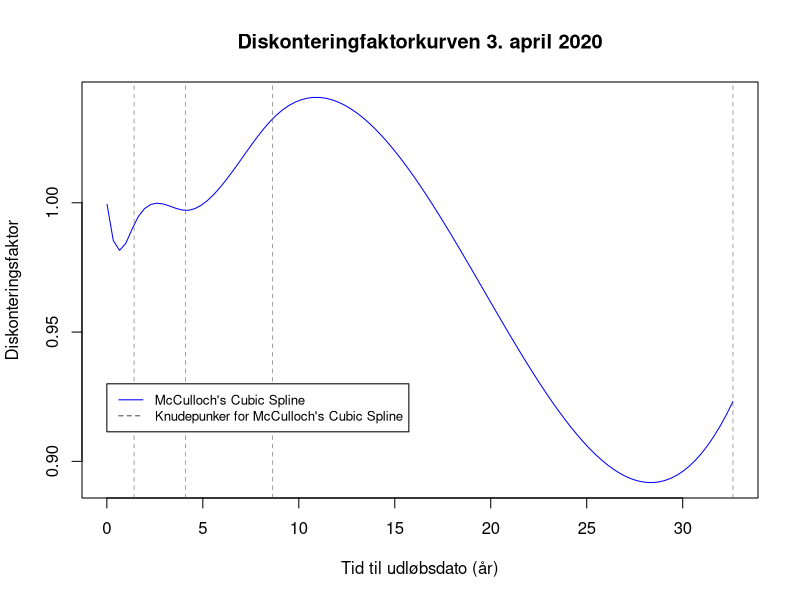
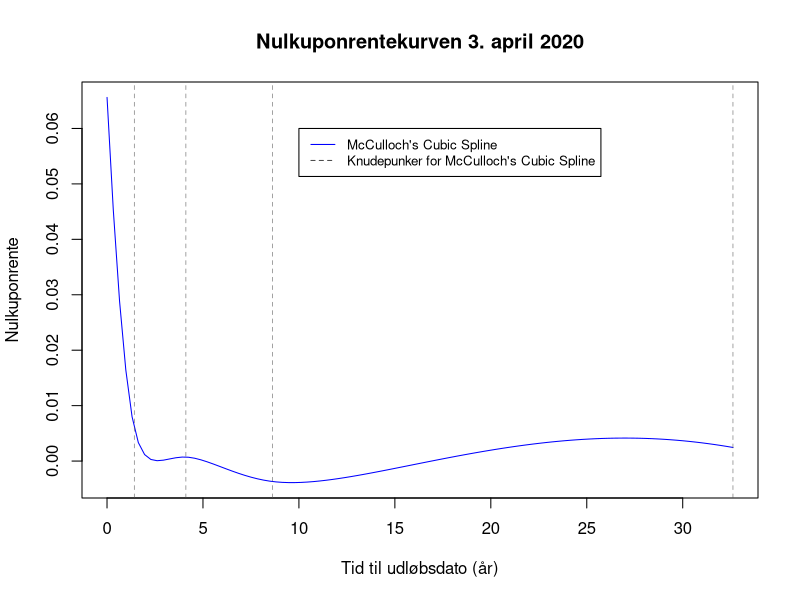
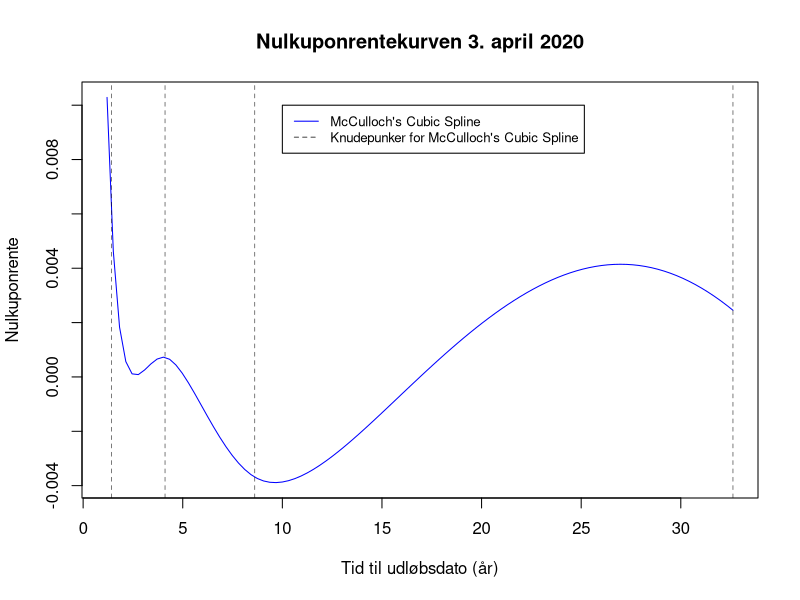
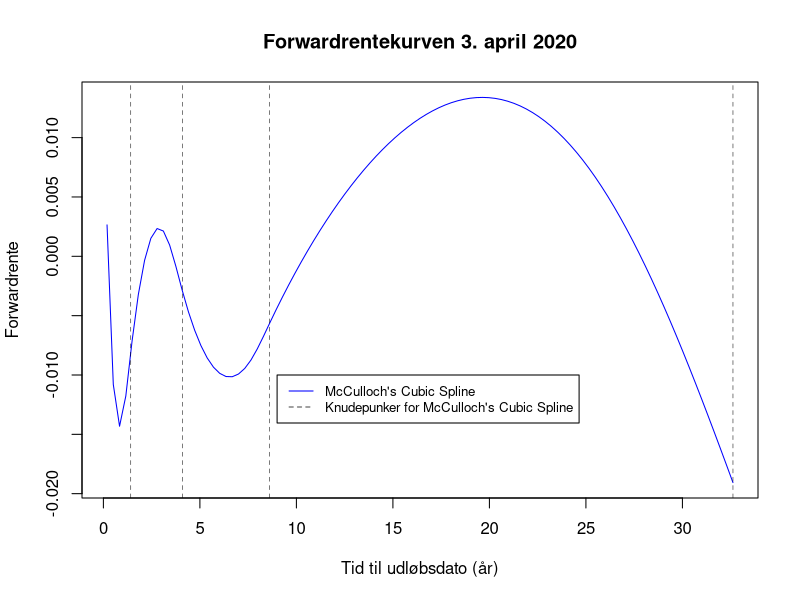

Write R code to recreate these figures, in order.
## ---- chunk 1
library(lubridate)
pris <- c(100.696, 100.426, 101.342, 105.485, 102.04, 102.45, 103.7, 134.55, 112.276, 106.150,
          106.811, 111.45, 187.4, 102.104)

kupon <- c(0.01, 0.0025, 0.005, 0.03, 0.0025, 0.0063, 0.001, 0.07, 0.0175, 0.005, 0.005,
           0.001, 0.045, 0.0025)

udløb <- c("2020-06-11", "2020-11-15", "2021-06-22", "2021-11-15", "2022-11-15", "2023-06-27", "2023-11-15", "2024-11-10", "2025-11-15", "2027-11-15", "2029-11-15",
           "2030-11-15", "2039-11-15", "2052-11-15")

obl <- data.frame(udløb, kupon, pris)

colnames(obl) <- c("Udløbsdato", "Kuponrente", "Pris")

rownames(obl) <- c("Foroya Lan JUN20", "Danske stat 2020", "Foroya Lan JUN21", "3St.l. 21 DG",
                   "Danske stat 2022", "Foroya Lan JUN23", "DGBI 2023 GB",
                   "7St.l. 24 GB", "Danske stat 2025", "Danske stat 2027", "Danske stat 2029",
                   "DGBi", "4.5St.l 39 GB", "Danske stat 2052")

obl
## ---- chunk 2
termin1 <- c("2020-06-11")
termin2 <- c("2020-11-15")
termin3 <- c("2020-06-22", "2021-06-22")
termin4 <- c("2020-11-15", "2021-11-15")

termin5 <- c("2020-11-15", "2021-11-15", "2022-11-15")

termin6 <- c("2020-06-27", "2021-06-27", "2022-06-27", "2023-06-27")

termin7 <- c("2020-11-15","2021-11-15", "2022-11-15", "2023-11-15")

termin8 <- c("2020-11-10", "2021-11-10", "2022-11-10", "2023-11-10", "2024-11-10")

termin9 <- c("2020-11-15", "2021-11-15", "2022-11-15", "2023-11-15",
             "2024-11-15","2025-11-15")

termin10 <- c("2020-11-15", "2021-11-15", "2022-11-15", "2023-11-15", "2024-11-15",
              "2025-11-15","2026-11-15", "2027-11-15")

termin11 <- c("2020-11-15", "2021-11-15", "2022-11-15", "2023-11-15", "2024-11-15",
              "2025-11-15","2026-11-15", "2027-11-15", "2028-11-15", "2029-11-15")

termin12 <- c("2020-11-15", "2021-11-15", "2022-11-15", "2023-11-15", "2024-11-15",
              "2025-11-15","2026-11-15", "2027-11-15", "2028-11-15", "2029-11-15",
              "2030-11-15")

termin13 <- c("2020-11-15", "2021-11-15", "2022-11-15", "2023-11-15", "2024-11-15",
              "2025-11-15","2026-11-15", "2027-11-15", "2028-11-15", "2029-11-15",
              "2030-11-15", "2031-11-15","2032-11-15", "2033-11-15", "2034-11-15",
              "2035-11-15", "2036-11-15", "2037-11-15","2038-11-15", "2039-11-15")

termin14 <- c("2020-11-15", "2021-11-15", "2022-11-15", "2023-11-15", "2024-11-15",
              "2025-11-15","2026-11-15", "2027-11-15", "2028-11-15", "2029-11-15",
              "2030-11-15", "2031-11-15","2032-11-15", "2033-11-15", "2034-11-15",
              "2035-11-15", "2036-11-15","2037-11-15","2038-11-15", "2039-11-15",
              "2040-11-15", "2041-11-15", "2042-11-15", "2043-11-15", "2044-11-15",
              "2045-11-15", "2046-11-15", "2047-11-15", "2048-11-15", "2049-11-15",
              "2050-11-15","2051-11-15", "2052-11-15")
## ---- chunk 3
idag <- c("2020-04-03")

tid1 <- c(1:length(termin1))
for(i in 1:length(termin1)){
  tid1[i] <- time_length(difftime(as.Date(termin1[i]),as.Date(idag)), "years")
}


tid2 <- c(1:length(termin2))
for(i in 1:length(termin2)){
  tid2[i] <- time_length(difftime(as.Date(termin2[i]),as.Date(idag)), "years")
}

tid3 <- c(1:length(termin3))
for(i in 1:length(termin3)){
  tid3[i] <- time_length(difftime(as.Date(termin3[i]),as.Date(idag)), "years")
}


tid4 <- c(1:length(termin4))
for(i in 1:length(termin4)){
  tid4[i] <- time_length(difftime(as.Date(termin4[i]),as.Date(idag)), "years")
}

tid5 <- c(1:length(termin5))
for(i in 1:length(termin5)){
  tid5[i] <- time_length(difftime(as.Date(termin5[i]),as.Date(idag)), "years")
}

tid6 <- c(1:length(termin6))
for(i in 1:length(termin6)){
  tid6[i] <- time_length(difftime(as.Date(termin6[i]),as.Date(idag)), "years")
}

tid7 <- c(1:length(termin7))
for(i in 1:length(termin7)){
  tid7[i] <- time_length(difftime(as.Date(termin7[i]),as.Date(idag)), "years")
}

tid8 <- c(1:length(termin8))
for(i in 1:length(termin8)){
  tid8[i] <- time_length(difftime(as.Date(termin8[i]),as.Date(idag)), "years")
}

tid9 <- c(1:length(termin9))
for(i in 1:length(termin9)){
  tid9[i] <- time_length(difftime(as.Date(termin9[i]),as.Date(idag)), "years")
}

tid10 <- c(1:length(termin10))
for(i in 1:length(termin10)){
  tid10[i] <- time_length(difftime(as.Date(termin10[i]),as.Date(idag)), "years")
}

tid11 <- c(1:length(termin11))
for(i in 1:length(termin11)){
  tid11[i] <- time_length(difftime(as.Date(termin11[i]),as.Date(idag)), "years")
}

tid12 <- c(1:length(termin12))
for(i in 1:length(termin12)){
  tid12[i] <- time_length(difftime(as.Date(termin12[i]),as.Date(idag)), "years")
}

tid13 <- c(1:length(termin13))
for(i in 1:length(termin13)){
  tid13[i] <- time_length(difftime(as.Date(termin13[i]),as.Date(idag)), "years")
}

tid14 <- c(1:length(termin14))
for(i in 1:length(termin14)){
  tid14[i] <- time_length(difftime(as.Date(termin14[i]),as.Date(idag)), "years")
}
## ---- chunk 4
ydelse1 <- c(1:length(tid1))
for(i in 1:(length(ydelse1)-1)){
  ydelse1[i] <- 100*obl[1,2]
  ydelse1[length(ydelse1)] <- 100*(1+obl[1,2])
}


ydelse2 <- c(1:length(tid2))
for(i in 1:(length(ydelse2)-1)){
  ydelse2[i] <- 100*obl[2,2]
  ydelse2[length(ydelse2)] <- 100*(1+obl[2,2])
}


ydelse3 <- c(1:length(tid3))
for(i in 1:(length(ydelse3)-1)){
  ydelse3[i] <- 100*obl[3,2]
  ydelse3[length(ydelse3)] <- 100*(1+obl[3,2])
}


ydelse4 <- c(1:length(tid4))
for(i in 1:(length(ydelse4)-1)){
  ydelse4[i] <- 100*obl[4,2]
  ydelse4[length(ydelse4)] <- 100*(1+obl[4,2])
}


ydelse5 <- c(1:length(tid5))
for(i in 1:(length(ydelse5)-1)){
  ydelse5[i] <- 100*obl[5,2]
  ydelse5[length(ydelse5)] <- 100*(1+obl[5,2])
}


ydelse6 <- c(1:length(tid6))
for(i in 1:(length(ydelse6)-1)){
  ydelse6[i] <- 100*obl[6,2]
  ydelse6[length(ydelse6)] <- 100*(1+obl[6,2])
}


ydelse7 <- c(1:length(tid7))
for(i in 1:(length(ydelse7)-1)){
  ydelse7[i] <- 100*obl[7,2]
  ydelse7[length(ydelse7)] <- 100*(1+obl[7,2])
}


ydelse8 <- c(1:length(tid8))
for(i in 1:(length(ydelse8)-1)){
  ydelse8[i] <- 100*obl[8,2]
  ydelse8[length(ydelse8)] <- 100*(1+obl[8,2])
} 

ydelse9 <- c(1:length(tid9))
for(i in 1:(length(ydelse9)-1)){
  ydelse9[i] <- 100*obl[9,2]
  ydelse9[length(ydelse9)] <- 100*(1+obl[9,2])
}


ydelse10 <- c(1:length(tid10))
for(i in 1:(length(ydelse10)-1)){
  ydelse10[i] <- 100*obl[10,2]
  ydelse10[length(ydelse10)] <- 100*(1+obl[10,2])
}


ydelse11 <- c(1:length(tid11))
for(i in 1:(length(ydelse11)-1)){
  ydelse11[i] <- 100*obl[11,2]
  ydelse11[length(ydelse11)] <- 100*(1+obl[11,2])
}


ydelse12 <- c(1:length(tid12))
for(i in 1:(length(ydelse12)-1)){
  ydelse12[i] <- 100*obl[12,2]
  ydelse12[length(ydelse12)] <- 100*(1+obl[12,2])
}


ydelse13 <- c(1:length(tid13))
for(i in 1:(length(ydelse13)-1)){
  ydelse13[i] <- 100*obl[13,2]
  ydelse13[length(ydelse13)] <- 100*(1+obl[13,2])
}


ydelse14 <- c(1:length(tid14))
for(i in 1:(length(ydelse14)-1)){
  ydelse14[i] <- 100*obl[14,2]
  ydelse14[length(ydelse14)] <- 100*(1+obl[14,2])
}

## ---- chunk 5
z <- c(1:length(obl[,1]))
z[1] <- obl[1,3] - crossprod(ydelse1, matrix(c(1:1), ncol=1, nrow = length(ydelse1)))
z[2] <- obl[2,3] - crossprod(ydelse2, matrix(c(1:1), ncol=1, nrow = length(ydelse2)))
z[3] <- obl[3,3] - crossprod(ydelse3, matrix(c(1:1), ncol=1, nrow = length(ydelse3)))
z[4] <- obl[4,3] - crossprod(ydelse4, matrix(c(1:1), ncol=1, nrow = length(ydelse4)))
z[5] <- obl[5,3] - crossprod(ydelse5, matrix(c(1:1), ncol=1, nrow = length(ydelse5)))
z[6] <- obl[6,3] - crossprod(ydelse6, matrix(c(1:1), ncol=1, nrow = length(ydelse6)))
z[7] <- obl[7,3] - crossprod(ydelse7, matrix(c(1:1), ncol=1, nrow = length(ydelse7)))
z[8] <- obl[8,3] - crossprod(ydelse8, matrix(c(1:1), ncol=1, nrow = length(ydelse8)))
z[9] <- obl[9,3] - crossprod(ydelse9, matrix(c(1:1), ncol=1, nrow = length(ydelse9)))
z[10] <- obl[10,3] - crossprod(ydelse10, matrix(c(1:1), ncol=1, nrow = length(ydelse10)))
z[11] <- obl[11,3] - crossprod(ydelse11, matrix(c(1:1), ncol=1, nrow = length(ydelse11)))
z[12] <- obl[12,3] - crossprod(ydelse12, matrix(c(1:1), ncol=1, nrow = length(ydelse12)))
z[13] <- obl[13,3] - crossprod(ydelse13, matrix(c(1:1), ncol=1, nrow = length(ydelse13)))
z[14] <- obl[14,3] - crossprod(ydelse14, matrix(c(1:1), ncol=1, nrow = length(ydelse14)))
z
## ---- chunk 6
ved.rente <- c(1:length(obl[,1]))

ved.rente[1] <- 100*obl[1,2]*(1-tid1[1])
ved.rente[2] <- 100*obl[2,2]*(1-tid2[1])
ved.rente[3] <- 100*obl[3,2]*(1-tid3[1])
ved.rente[4] <- 100*obl[4,2]*(1-tid4[1])
ved.rente[5] <- 100*obl[5,2]*(1-tid5[1])
ved.rente[6] <- 100*obl[6,2]*(1-tid6[1])
ved.rente[7] <- 100*obl[7,2]*(1-tid7[1])
ved.rente[8] <- 100*obl[8,2]*(1-tid8[1])
ved.rente[9] <- 100*obl[9,2]*(1-tid9[1])
ved.rente[10] <- 100*obl[10,2]*(1-tid10[1])
ved.rente[11] <- 100*obl[11,2]*(1-tid11[1])
ved.rente[12] <- 100*obl[12,2]*(1-tid12[1])
ved.rente[13] <- 100*obl[13,2]*(1-tid13[1])
ved.rente[14] <- 100*obl[14,2]*(1-tid14[1])


z_ny <- z+ved.rente
## ---- chunk 7
sqrt(length(obl[,1]))
## ---- chunk 8
beta0 <- c(1:length(obl[,1]))
beta0[1] <- crossprod(ydelse1, tid1)
beta0[2] <- crossprod(ydelse2, tid2)
beta0[3] <- crossprod(ydelse3, tid3)
beta0[4] <- crossprod(ydelse4, tid4)
beta0[5] <- crossprod(ydelse5, tid5)
beta0[6] <- crossprod(ydelse6, tid6)
beta0[7] <- crossprod(ydelse7, tid7)
beta0[8] <- crossprod(ydelse8, tid8)
beta0[9] <- crossprod(ydelse9, tid9)
beta0[10] <- crossprod(ydelse10, tid10)
beta0[11] <- crossprod(ydelse11, tid11)
beta0[12] <- crossprod(ydelse12, tid12)
beta0[13] <- crossprod(ydelse13, tid13)
beta0[14] <- crossprod(ydelse14, tid14)

gamma0 <- c(1:length(obl[,1]))
gamma0[1] <- crossprod(ydelse1, tid1^2)
gamma0[2] <- crossprod(ydelse2, tid2^2)
gamma0[3] <- crossprod(ydelse3, tid3^2)
gamma0[4] <- crossprod(ydelse4, tid4^2)
gamma0[5] <- crossprod(ydelse5, tid5^2)
gamma0[6] <- crossprod(ydelse6, tid6^2)
gamma0[7] <- crossprod(ydelse7, tid7^2)
gamma0[8] <- crossprod(ydelse8, tid8^2)
gamma0[9] <- crossprod(ydelse9, tid9^2)
gamma0[10] <- crossprod(ydelse10, tid10^2)
gamma0[11] <- crossprod(ydelse11, tid11^2)
gamma0[12] <- crossprod(ydelse12, tid12^2)
gamma0[13] <- crossprod(ydelse13, tid13^2)
gamma0[14] <- crossprod(ydelse14, tid14^2)

delta0 <- c(1:length(obl[,1]))
delta0[1] <- crossprod(ydelse1, tid1^3)
delta0[2] <- crossprod(ydelse2, tid2^3)
delta0[3] <- crossprod(ydelse3, tid3^3)
delta0[4] <- crossprod(ydelse4, tid4^3)
delta0[5] <- crossprod(ydelse5, tid5^3)
delta0[6] <- crossprod(ydelse6, tid6^3)
delta0[7] <- crossprod(ydelse7, tid7^3)
delta0[8] <- crossprod(ydelse8, tid8^3)
delta0[9] <- crossprod(ydelse9, tid9^3)
delta0[10] <- crossprod(ydelse10, tid10^3)
delta0[11] <- crossprod(ydelse11, tid11^3)
delta0[12] <- crossprod(ydelse12, tid12^3)
delta0[13] <- crossprod(ydelse13, tid13^3)
delta0[14] <- crossprod(ydelse14, tid14^3)

beta0
gamma0
delta0
## ---- chunk 9
M <- length(obl[,1])
k <- 4

h1 <- floor(1*M/k)
h2 <- floor(2*M/k)
h3 <- floor(3*M/k)
h4 <- floor(4*M/k)

theta1 <- 1*M/k-h1
theta2 <- 2*M/k-h2
theta3 <- 3*M/k-h3
theta4 <- 4*M/k-h4

h1
h2
h3
h4
## ---- chunk 10
tau1 <- tail(tid3,n=1)+ theta1*(tail(tid4,n=1)-tail(tid3, n=1))
tau2 <- tail(tid7,n=1)+ theta1*(tail(tid8,n=1)-tail(tid7, n=1))
tau3 <- tail(tid10,n=1)+ theta1*(tail(tid11,n=1)-tail(tid10, n=1))
tau4 <- tail(tid14, n=1)
tau1
tau2
tau3
tau4
## ---- chunk 11
stepfunktion1 <- function(x){
  if(x>=tau1){
    1
  }else{
    0
  }
}

stepfunktion2 <- function(x){
  if(x>=tau2){
    1
  }else{
    0
  }
}

stepfunktion3 <- function(x){
  if(x>=tau3){
    1
  }else{
    0
  }
}
## ---- chunk 12
delta1 <- c(1:length(obl[,1]))

delta1[1] <- ydelse1[1]*(tid1[1]-tau1)^3*stepfunktion1(tid1[1])

delta1[2] <- ydelse2[1]*(tid2[1]-tau1)^3*stepfunktion1(tid2[1])

delta1[3] <- ydelse3[1]*(tid3[1]-tau1)^3*stepfunktion1(tid3[1]) +
             ydelse3[2]*(tid3[2]-tau1)^3*stepfunktion1(tid3[2])

delta1[4] <- ydelse4[1]*(tid4[1]-tau1)^3*stepfunktion1(tid4[1]) +
             ydelse4[2]*(tid4[2]-tau1)^3*stepfunktion1(tid4[2])

delta1[5] <- ydelse5[1]*(tid5[1]-tau1)^3*stepfunktion1(tid5[1]) +
             ydelse5[2]*(tid5[2]-tau1)^3*stepfunktion1(tid5[2]) +
             ydelse5[3]*(tid5[3]-tau1)^3*stepfunktion1(tid5[3])

delta1[6] <- ydelse6[1]*(tid6[1]-tau1)^3*stepfunktion1(tid6[1]) +
             ydelse6[2]*(tid6[2]-tau1)^3*stepfunktion1(tid6[2]) +
             ydelse6[3]*(tid6[3]-tau1)^3*stepfunktion1(tid6[3]) +
             ydelse6[4]*(tid6[4]-tau1)^3*stepfunktion1(tid6[4])


delta1[7] <- ydelse7[1]*(tid7[1]-tau1)^3*stepfunktion1(tid7[1]) +
             ydelse7[2]*(tid7[2]-tau1)^3*stepfunktion1(tid7[2]) +
             ydelse7[3]*(tid7[3]-tau1)^3*stepfunktion1(tid7[3]) +
             ydelse7[4]*(tid7[4]-tau1)^3*stepfunktion1(tid7[4])

delta1[8] <- ydelse8[1]*(tid8[1]-tau1)^3*stepfunktion1(tid8[1]) +
             ydelse8[2]*(tid8[2]-tau1)^3*stepfunktion1(tid8[2]) +
             ydelse8[3]*(tid8[3]-tau1)^3*stepfunktion1(tid8[3]) +
             ydelse8[4]*(tid8[4]-tau1)^3*stepfunktion1(tid8[4]) +
             ydelse8[5]*(tid8[5]-tau1)^3*stepfunktion1(tid8[5])

delta1[9] <- ydelse9[1]*(tid9[1]-tau1)^3*stepfunktion1(tid9[1]) +
              ydelse9[2]*(tid9[2]-tau1)^3*stepfunktion1(tid9[2]) +
              ydelse9[3]*(tid9[3]-tau1)^3*stepfunktion1(tid9[3]) +
              ydelse9[4]*(tid9[4]-tau1)^3*stepfunktion1(tid9[4]) +
              ydelse9[5]*(tid9[5]-tau1)^3*stepfunktion1(tid9[5]) +
              ydelse9[6]*(tid9[6]-tau1)^3*stepfunktion1(tid9[6])

delta1[10] <- ydelse10[1]*(tid10[1]-tau1)^3*stepfunktion1(tid10[1]) +
              ydelse10[2]*(tid10[2]-tau1)^3*stepfunktion1(tid10[2]) +
              ydelse10[3]*(tid10[3]-tau1)^3*stepfunktion1(tid10[3]) +
              ydelse10[4]*(tid10[4]-tau1)^3*stepfunktion1(tid10[4]) +
              ydelse10[5]*(tid10[5]-tau1)^3*stepfunktion1(tid10[5]) +
              ydelse10[6]*(tid10[6]-tau1)^3*stepfunktion1(tid10[6]) +
              ydelse10[7]*(tid10[7]-tau1)^3*stepfunktion1(tid10[7]) +
              ydelse10[8]*(tid10[8]-tau1)^3*stepfunktion1(tid10[8])

delta1[11] <- ydelse11[1]*(tid11[1]-tau1)^3*stepfunktion1(tid11[1]) +
              ydelse11[2]*(tid11[2]-tau1)^3*stepfunktion1(tid11[2]) +
              ydelse11[3]*(tid11[3]-tau1)^3*stepfunktion1(tid11[3]) +
              ydelse11[4]*(tid11[4]-tau1)^3*stepfunktion1(tid11[4]) +
              ydelse11[5]*(tid11[5]-tau1)^3*stepfunktion1(tid11[5]) +
              ydelse11[6]*(tid11[6]-tau1)^3*stepfunktion1(tid11[6]) +
              ydelse11[7]*(tid11[7]-tau1)^3*stepfunktion1(tid11[7]) +
              ydelse11[8]*(tid11[8]-tau1)^3*stepfunktion1(tid11[8]) +
              ydelse11[9]*(tid11[9]-tau1)^3*stepfunktion1(tid11[9]) + 
              ydelse11[10]*(tid11[10]-tau1)^3*stepfunktion1(tid11[10])

delta1[12] <- ydelse12[1]*(tid12[1]-tau1)^3*stepfunktion1(tid12[1]) +
              ydelse12[2]*(tid12[2]-tau1)^3*stepfunktion1(tid12[2]) +
              ydelse12[3]*(tid12[3]-tau1)^3*stepfunktion1(tid12[3]) +
              ydelse12[4]*(tid12[4]-tau1)^3*stepfunktion1(tid12[4]) +
              ydelse12[5]*(tid12[5]-tau1)^3*stepfunktion1(tid12[5]) +
              ydelse12[6]*(tid12[6]-tau1)^3*stepfunktion1(tid12[6]) +
              ydelse12[7]*(tid12[7]-tau1)^3*stepfunktion1(tid12[7]) +
              ydelse12[8]*(tid12[8]-tau1)^3*stepfunktion1(tid12[8]) +
              ydelse12[9]*(tid12[9]-tau1)^3*stepfunktion1(tid12[9]) + 
              ydelse12[10]*(tid12[10]-tau1)^3*stepfunktion1(tid12[10]) +
              ydelse12[11]*(tid12[11]-tau1)^3*stepfunktion1(tid12[11])

delta1[13] <- ydelse13[1]*(tid13[1]-tau1)^3*stepfunktion1(tid13[1]) +
              ydelse13[2]*(tid13[2]-tau1)^3*stepfunktion1(tid13[2]) +
              ydelse13[3]*(tid13[3]-tau1)^3*stepfunktion1(tid13[3]) +
              ydelse13[4]*(tid13[4]-tau1)^3*stepfunktion1(tid13[4]) +
              ydelse13[5]*(tid13[5]-tau1)^3*stepfunktion1(tid13[5]) +
              ydelse13[6]*(tid13[6]-tau1)^3*stepfunktion1(tid13[6]) +
              ydelse13[7]*(tid13[7]-tau1)^3*stepfunktion1(tid13[7]) +
              ydelse13[8]*(tid13[8]-tau1)^3*stepfunktion1(tid13[8]) +
              ydelse13[9]*(tid13[9]-tau1)^3*stepfunktion1(tid13[9]) + 
              ydelse13[10]*(tid13[10]-tau1)^3*stepfunktion1(tid13[10]) +
              ydelse13[11]*(tid13[11]-tau1)^3*stepfunktion1(tid13[11]) +
              ydelse13[12]*(tid13[12]-tau1)^3*stepfunktion1(tid13[12]) +
              ydelse13[13]*(tid13[13]-tau1)^3*stepfunktion1(tid13[13]) +
              ydelse13[14]*(tid13[14]-tau1)^3*stepfunktion1(tid13[14]) +
              ydelse13[15]*(tid13[15]-tau1)^3*stepfunktion1(tid13[15]) +
              ydelse13[16]*(tid13[16]-tau1)^3*stepfunktion1(tid13[16]) +
              ydelse13[17]*(tid13[17]-tau1)^3*stepfunktion1(tid13[17]) +
              ydelse13[18]*(tid13[18]-tau1)^3*stepfunktion1(tid13[18]) +
              ydelse13[19]*(tid13[19]-tau1)^3*stepfunktion1(tid13[19]) + 
              ydelse13[20]*(tid13[20]-tau1)^3*stepfunktion1(tid13[20])

delta1[14] <- ydelse14[1]*(tid14[1]-tau1)^3*stepfunktion1(tid14[1]) +
              ydelse14[2]*(tid14[2]-tau1)^3*stepfunktion1(tid14[2]) +
              ydelse14[3]*(tid14[3]-tau1)^3*stepfunktion1(tid14[3]) +
              ydelse14[4]*(tid14[4]-tau1)^3*stepfunktion1(tid14[4]) +
              ydelse14[5]*(tid14[5]-tau1)^3*stepfunktion1(tid14[5]) +
              ydelse14[6]*(tid14[6]-tau1)^3*stepfunktion1(tid14[6]) +
              ydelse14[7]*(tid14[7]-tau1)^3*stepfunktion1(tid14[7]) +
              ydelse14[8]*(tid14[8]-tau1)^3*stepfunktion1(tid14[8]) +
              ydelse14[9]*(tid14[9]-tau1)^3*stepfunktion1(tid14[9]) + 
              ydelse14[10]*(tid14[10]-tau1)^3*stepfunktion1(tid14[10]) +
              ydelse14[11]*(tid14[11]-tau1)^3*stepfunktion1(tid14[11]) +
              ydelse14[12]*(tid14[12]-tau1)^3*stepfunktion1(tid14[12]) +
              ydelse14[13]*(tid14[13]-tau1)^3*stepfunktion1(tid14[13]) +
              ydelse14[14]*(tid14[14]-tau1)^3*stepfunktion1(tid14[14]) +
              ydelse14[15]*(tid14[15]-tau1)^3*stepfunktion1(tid14[15]) +
              ydelse14[16]*(tid14[16]-tau1)^3*stepfunktion1(tid14[16]) +
              ydelse14[17]*(tid14[17]-tau1)^3*stepfunktion1(tid14[17]) +
              ydelse14[18]*(tid14[18]-tau1)^3*stepfunktion1(tid14[18]) +
              ydelse14[19]*(tid14[19]-tau1)^3*stepfunktion1(tid14[19]) + 
              ydelse14[20]*(tid14[20]-tau1)^3*stepfunktion1(tid14[20]) +
              ydelse14[21]*(tid14[21]-tau1)^3*stepfunktion1(tid14[21]) +
              ydelse14[22]*(tid14[22]-tau1)^3*stepfunktion1(tid14[22]) +
              ydelse14[23]*(tid14[23]-tau1)^3*stepfunktion1(tid14[23]) +
              ydelse14[24]*(tid14[24]-tau1)^3*stepfunktion1(tid14[24]) +
              ydelse14[25]*(tid14[25]-tau1)^3*stepfunktion1(tid14[25]) +
              ydelse14[26]*(tid14[26]-tau1)^3*stepfunktion1(tid14[26]) +
              ydelse14[27]*(tid14[27]-tau1)^3*stepfunktion1(tid14[27]) +
              ydelse14[28]*(tid14[28]-tau1)^3*stepfunktion1(tid14[28]) +
              ydelse14[29]*(tid14[29]-tau1)^3*stepfunktion1(tid14[29]) +
              ydelse14[30]*(tid14[30]-tau1)^3*stepfunktion1(tid14[30]) + 
              ydelse14[31]*(tid14[31]-tau1)^3*stepfunktion1(tid14[31]) +
              ydelse14[32]*(tid14[32]-tau1)^3*stepfunktion1(tid14[32]) +
              ydelse14[33]*(tid14[33]-tau1)^3*stepfunktion1(tid14[33])
delta1


delta2 <- c(1:length(obl[,1]))

delta2[1] <- ydelse1[1]*(tid1[1]-tau2)^3*stepfunktion2(tid1[1])

delta2[2] <- ydelse2[1]*(tid2[1]-tau2)^3*stepfunktion2(tid2[1])

delta2[3] <- ydelse3[1]*(tid3[1]-tau2)^3*stepfunktion2(tid3[1]) +
             ydelse3[2]*(tid3[2]-tau2)^3*stepfunktion2(tid3[2])

delta2[4] <- ydelse4[1]*(tid4[1]-tau2)^3*stepfunktion2(tid4[1]) +
             ydelse4[2]*(tid4[2]-tau2)^3*stepfunktion2(tid4[2])

delta2[5] <- ydelse5[1]*(tid5[1]-tau2)^3*stepfunktion2(tid5[1]) +
             ydelse5[2]*(tid5[2]-tau2)^3*stepfunktion2(tid5[2]) +
             ydelse5[3]*(tid5[3]-tau2)^3*stepfunktion2(tid5[3])

delta2[6] <- ydelse6[1]*(tid6[1]-tau2)^3*stepfunktion2(tid6[1]) +
             ydelse6[2]*(tid6[2]-tau2)^3*stepfunktion2(tid6[2]) +
             ydelse6[3]*(tid6[3]-tau2)^3*stepfunktion2(tid6[3]) +
             ydelse6[4]*(tid6[4]-tau2)^3*stepfunktion2(tid6[4])


delta2[7] <- ydelse7[1]*(tid7[1]-tau2)^3*stepfunktion2(tid7[1]) +
             ydelse7[2]*(tid7[2]-tau2)^3*stepfunktion2(tid7[2]) +
             ydelse7[3]*(tid7[3]-tau2)^3*stepfunktion2(tid7[3]) +
             ydelse7[4]*(tid7[4]-tau2)^3*stepfunktion2(tid7[4])

delta2[8] <- ydelse8[1]*(tid8[1]-tau2)^3*stepfunktion2(tid8[1]) +
             ydelse8[2]*(tid8[2]-tau2)^3*stepfunktion2(tid8[2]) +
             ydelse8[3]*(tid8[3]-tau2)^3*stepfunktion2(tid8[3]) +
             ydelse8[4]*(tid8[4]-tau2)^3*stepfunktion2(tid8[4]) +
             ydelse8[5]*(tid8[5]-tau2)^3*stepfunktion2(tid8[5])

delta2[9] <- ydelse9[1]*(tid9[1]-tau2)^3*stepfunktion2(tid9[1]) +
              ydelse9[2]*(tid9[2]-tau2)^3*stepfunktion2(tid9[2]) +
              ydelse9[3]*(tid9[3]-tau2)^3*stepfunktion2(tid9[3]) +
              ydelse9[4]*(tid9[4]-tau2)^3*stepfunktion2(tid9[4]) +
              ydelse9[5]*(tid9[5]-tau2)^3*stepfunktion2(tid9[5]) +
              ydelse9[6]*(tid9[6]-tau2)^3*stepfunktion2(tid9[6])

delta2[10] <- ydelse10[1]*(tid10[1]-tau2)^3*stepfunktion2(tid10[1]) +
              ydelse10[2]*(tid10[2]-tau2)^3*stepfunktion2(tid10[2]) +
              ydelse10[3]*(tid10[3]-tau2)^3*stepfunktion2(tid10[3]) +
              ydelse10[4]*(tid10[4]-tau2)^3*stepfunktion2(tid10[4]) +
              ydelse10[5]*(tid10[5]-tau2)^3*stepfunktion2(tid10[5]) +
              ydelse10[6]*(tid10[6]-tau2)^3*stepfunktion2(tid10[6]) +
              ydelse10[7]*(tid10[7]-tau2)^3*stepfunktion2(tid10[7]) +
              ydelse10[8]*(tid10[8]-tau2)^3*stepfunktion2(tid10[8])

delta2[11] <- ydelse11[1]*(tid11[1]-tau2)^3*stepfunktion2(tid11[1]) +
              ydelse11[2]*(tid11[2]-tau2)^3*stepfunktion2(tid11[2]) +
              ydelse11[3]*(tid11[3]-tau2)^3*stepfunktion2(tid11[3]) +
              ydelse11[4]*(tid11[4]-tau2)^3*stepfunktion2(tid11[4]) +
              ydelse11[5]*(tid11[5]-tau2)^3*stepfunktion2(tid11[5]) +
              ydelse11[6]*(tid11[6]-tau2)^3*stepfunktion2(tid11[6]) +
              ydelse11[7]*(tid11[7]-tau2)^3*stepfunktion2(tid11[7]) +
              ydelse11[8]*(tid11[8]-tau2)^3*stepfunktion2(tid11[8]) +
              ydelse11[9]*(tid11[9]-tau2)^3*stepfunktion2(tid11[9]) + 
              ydelse11[10]*(tid11[10]-tau2)^3*stepfunktion2(tid11[10])

delta2[12] <- ydelse12[1]*(tid12[1]-tau2)^3*stepfunktion2(tid12[1]) +
              ydelse12[2]*(tid12[2]-tau2)^3*stepfunktion2(tid12[2]) +
              ydelse12[3]*(tid12[3]-tau2)^3*stepfunktion2(tid12[3]) +
              ydelse12[4]*(tid12[4]-tau2)^3*stepfunktion2(tid12[4]) +
              ydelse12[5]*(tid12[5]-tau2)^3*stepfunktion2(tid12[5]) +
              ydelse12[6]*(tid12[6]-tau2)^3*stepfunktion2(tid12[6]) +
              ydelse12[7]*(tid12[7]-tau2)^3*stepfunktion2(tid12[7]) +
              ydelse12[8]*(tid12[8]-tau2)^3*stepfunktion2(tid12[8]) +
              ydelse12[9]*(tid12[9]-tau2)^3*stepfunktion2(tid12[9]) + 
              ydelse12[10]*(tid12[10]-tau2)^3*stepfunktion2(tid12[10]) +
              ydelse12[11]*(tid12[11]-tau2)^3*stepfunktion2(tid12[11])

delta2[13] <- ydelse13[1]*(tid13[1]-tau2)^3*stepfunktion2(tid13[1]) +
              ydelse13[2]*(tid13[2]-tau2)^3*stepfunktion2(tid13[2]) +
              ydelse13[3]*(tid13[3]-tau2)^3*stepfunktion2(tid13[3]) +
              ydelse13[4]*(tid13[4]-tau2)^3*stepfunktion2(tid13[4]) +
              ydelse13[5]*(tid13[5]-tau2)^3*stepfunktion2(tid13[5]) +
              ydelse13[6]*(tid13[6]-tau2)^3*stepfunktion2(tid13[6]) +
              ydelse13[7]*(tid13[7]-tau2)^3*stepfunktion2(tid13[7]) +
              ydelse13[8]*(tid13[8]-tau2)^3*stepfunktion2(tid13[8]) +
              ydelse13[9]*(tid13[9]-tau2)^3*stepfunktion2(tid13[9]) + 
              ydelse13[10]*(tid13[10]-tau2)^3*stepfunktion2(tid13[10]) +
              ydelse13[11]*(tid13[11]-tau2)^3*stepfunktion2(tid13[11]) +
              ydelse13[12]*(tid13[12]-tau2)^3*stepfunktion2(tid13[12]) +
              ydelse13[13]*(tid13[13]-tau2)^3*stepfunktion2(tid13[13]) +
              ydelse13[14]*(tid13[14]-tau2)^3*stepfunktion2(tid13[14]) +
              ydelse13[15]*(tid13[15]-tau2)^3*stepfunktion2(tid13[15]) +
              ydelse13[16]*(tid13[16]-tau2)^3*stepfunktion2(tid13[16]) +
              ydelse13[17]*(tid13[17]-tau2)^3*stepfunktion2(tid13[17]) +
              ydelse13[18]*(tid13[18]-tau2)^3*stepfunktion2(tid13[18]) +
              ydelse13[19]*(tid13[19]-tau2)^3*stepfunktion2(tid13[19]) + 
              ydelse13[20]*(tid13[20]-tau2)^3*stepfunktion2(tid13[20])

delta2[14] <- ydelse14[1]*(tid14[1]-tau2)^3*stepfunktion2(tid14[1]) +
              ydelse14[2]*(tid14[2]-tau2)^3*stepfunktion2(tid14[2]) +
              ydelse14[3]*(tid14[3]-tau2)^3*stepfunktion2(tid14[3]) +
              ydelse14[4]*(tid14[4]-tau2)^3*stepfunktion2(tid14[4]) +
              ydelse14[5]*(tid14[5]-tau2)^3*stepfunktion2(tid14[5]) +
              ydelse14[6]*(tid14[6]-tau2)^3*stepfunktion2(tid14[6]) +
              ydelse14[7]*(tid14[7]-tau2)^3*stepfunktion2(tid14[7]) +
              ydelse14[8]*(tid14[8]-tau2)^3*stepfunktion2(tid14[8]) +
              ydelse14[9]*(tid14[9]-tau2)^3*stepfunktion2(tid14[9]) + 
              ydelse14[10]*(tid14[10]-tau2)^3*stepfunktion2(tid14[10]) +
              ydelse14[11]*(tid14[11]-tau2)^3*stepfunktion2(tid14[11]) +
              ydelse14[12]*(tid14[12]-tau2)^3*stepfunktion2(tid14[12]) +
              ydelse14[13]*(tid14[13]-tau2)^3*stepfunktion2(tid14[13]) +
              ydelse14[14]*(tid14[14]-tau2)^3*stepfunktion2(tid14[14]) +
              ydelse14[15]*(tid14[15]-tau2)^3*stepfunktion2(tid14[15]) +
              ydelse14[16]*(tid14[16]-tau2)^3*stepfunktion2(tid14[16]) +
              ydelse14[17]*(tid14[17]-tau2)^3*stepfunktion2(tid14[17]) +
              ydelse14[18]*(tid14[18]-tau2)^3*stepfunktion2(tid14[18]) +
              ydelse14[19]*(tid14[19]-tau2)^3*stepfunktion2(tid14[19]) + 
              ydelse14[20]*(tid14[20]-tau2)^3*stepfunktion2(tid14[20]) +
              ydelse14[21]*(tid14[21]-tau2)^3*stepfunktion2(tid14[21]) +
              ydelse14[22]*(tid14[22]-tau2)^3*stepfunktion2(tid14[22]) +
              ydelse14[23]*(tid14[23]-tau2)^3*stepfunktion2(tid14[23]) +
              ydelse14[24]*(tid14[24]-tau2)^3*stepfunktion2(tid14[24]) +
              ydelse14[25]*(tid14[25]-tau2)^3*stepfunktion2(tid14[25]) +
              ydelse14[26]*(tid14[26]-tau2)^3*stepfunktion2(tid14[26]) +
              ydelse14[27]*(tid14[27]-tau2)^3*stepfunktion2(tid14[27]) +
              ydelse14[28]*(tid14[28]-tau2)^3*stepfunktion2(tid14[28]) +
              ydelse14[29]*(tid14[29]-tau2)^3*stepfunktion2(tid14[29]) +
              ydelse14[30]*(tid14[30]-tau2)^3*stepfunktion2(tid14[30]) + 
              ydelse14[31]*(tid14[31]-tau2)^3*stepfunktion2(tid14[31]) +
              ydelse14[32]*(tid14[32]-tau2)^3*stepfunktion2(tid14[32]) +
              ydelse14[33]*(tid14[33]-tau2)^3*stepfunktion2(tid14[33])
delta2

delta3 <- c(1:length(obl[,1]))

delta3[1] <- ydelse1[1]*(tid1[1]-tau3)^3*stepfunktion3(tid1[1])

delta3[2] <- ydelse2[1]*(tid2[1]-tau3)^3*stepfunktion3(tid2[1])

delta3[3] <- ydelse3[1]*(tid3[1]-tau3)^3*stepfunktion3(tid3[1]) +
             ydelse3[2]*(tid3[2]-tau3)^3*stepfunktion3(tid3[2])

delta3[4] <- ydelse4[1]*(tid4[1]-tau3)^3*stepfunktion3(tid4[1]) +
             ydelse4[2]*(tid4[2]-tau3)^3*stepfunktion3(tid4[2])

delta3[5] <- ydelse5[1]*(tid5[1]-tau3)^3*stepfunktion3(tid5[1]) +
             ydelse5[2]*(tid5[2]-tau3)^3*stepfunktion3(tid5[2]) +
             ydelse5[3]*(tid5[3]-tau3)^3*stepfunktion3(tid5[3])

delta3[6] <- ydelse6[1]*(tid6[1]-tau3)^3*stepfunktion3(tid6[1]) +
             ydelse6[2]*(tid6[2]-tau3)^3*stepfunktion3(tid6[2]) +
             ydelse6[3]*(tid6[3]-tau3)^3*stepfunktion3(tid6[3]) +
             ydelse6[4]*(tid6[4]-tau3)^3*stepfunktion3(tid6[4])


delta3[7] <- ydelse7[1]*(tid7[1]-tau3)^3*stepfunktion3(tid7[1]) +
             ydelse7[2]*(tid7[2]-tau3)^3*stepfunktion3(tid7[2]) +
             ydelse7[3]*(tid7[3]-tau3)^3*stepfunktion3(tid7[3]) +
             ydelse7[4]*(tid7[4]-tau3)^3*stepfunktion3(tid7[4])

delta3[8] <- ydelse8[1]*(tid8[1]-tau3)^3*stepfunktion3(tid8[1]) +
             ydelse8[2]*(tid8[2]-tau3)^3*stepfunktion3(tid8[2]) +
             ydelse8[3]*(tid8[3]-tau3)^3*stepfunktion3(tid8[3]) +
             ydelse8[4]*(tid8[4]-tau3)^3*stepfunktion3(tid8[4]) +
             ydelse8[5]*(tid8[5]-tau3)^3*stepfunktion3(tid8[5])

delta3[9] <- ydelse9[1]*(tid9[1]-tau3)^3*stepfunktion3(tid9[1]) +
              ydelse9[2]*(tid9[2]-tau3)^3*stepfunktion3(tid9[2]) +
              ydelse9[3]*(tid9[3]-tau3)^3*stepfunktion3(tid9[3]) +
              ydelse9[4]*(tid9[4]-tau3)^3*stepfunktion3(tid9[4]) +
              ydelse9[5]*(tid9[5]-tau3)^3*stepfunktion3(tid9[5]) +
              ydelse9[6]*(tid9[6]-tau3)^3*stepfunktion3(tid9[6])

delta3[10] <- ydelse10[1]*(tid10[1]-tau3)^3*stepfunktion3(tid10[1]) +
              ydelse10[2]*(tid10[2]-tau3)^3*stepfunktion3(tid10[2]) +
              ydelse10[3]*(tid10[3]-tau3)^3*stepfunktion3(tid10[3]) +
              ydelse10[4]*(tid10[4]-tau3)^3*stepfunktion3(tid10[4]) +
              ydelse10[5]*(tid10[5]-tau3)^3*stepfunktion3(tid10[5]) +
              ydelse10[6]*(tid10[6]-tau3)^3*stepfunktion3(tid10[6]) +
              ydelse10[7]*(tid10[7]-tau3)^3*stepfunktion3(tid10[7]) +
              ydelse10[8]*(tid10[8]-tau3)^3*stepfunktion3(tid10[8])

delta3[11] <- ydelse11[1]*(tid11[1]-tau3)^3*stepfunktion3(tid11[1]) +
              ydelse11[2]*(tid11[2]-tau3)^3*stepfunktion3(tid11[2]) +
              ydelse11[3]*(tid11[3]-tau3)^3*stepfunktion3(tid11[3]) +
              ydelse11[4]*(tid11[4]-tau3)^3*stepfunktion3(tid11[4]) +
              ydelse11[5]*(tid11[5]-tau3)^3*stepfunktion3(tid11[5]) +
              ydelse11[6]*(tid11[6]-tau3)^3*stepfunktion3(tid11[6]) +
              ydelse11[7]*(tid11[7]-tau3)^3*stepfunktion3(tid11[7]) +
              ydelse11[8]*(tid11[8]-tau3)^3*stepfunktion3(tid11[8]) +
              ydelse11[9]*(tid11[9]-tau3)^3*stepfunktion3(tid11[9]) + 
              ydelse11[10]*(tid11[10]-tau3)^3*stepfunktion3(tid11[10])

delta3[12] <- ydelse12[1]*(tid12[1]-tau3)^3*stepfunktion3(tid12[1]) +
              ydelse12[2]*(tid12[2]-tau3)^3*stepfunktion3(tid12[2]) +
              ydelse12[3]*(tid12[3]-tau3)^3*stepfunktion3(tid12[3]) +
              ydelse12[4]*(tid12[4]-tau3)^3*stepfunktion3(tid12[4]) +
              ydelse12[5]*(tid12[5]-tau3)^3*stepfunktion3(tid12[5]) +
              ydelse12[6]*(tid12[6]-tau3)^3*stepfunktion3(tid12[6]) +
              ydelse12[7]*(tid12[7]-tau3)^3*stepfunktion3(tid12[7]) +
              ydelse12[8]*(tid12[8]-tau3)^3*stepfunktion3(tid12[8]) +
              ydelse12[9]*(tid12[9]-tau3)^3*stepfunktion3(tid12[9]) + 
              ydelse12[10]*(tid12[10]-tau3)^3*stepfunktion3(tid12[10]) +
              ydelse12[11]*(tid12[11]-tau3)^3*stepfunktion3(tid12[11])

delta3[13] <- ydelse13[1]*(tid13[1]-tau3)^3*stepfunktion3(tid13[1]) +
              ydelse13[2]*(tid13[2]-tau3)^3*stepfunktion3(tid13[2]) +
              ydelse13[3]*(tid13[3]-tau3)^3*stepfunktion3(tid13[3]) +
              ydelse13[4]*(tid13[4]-tau3)^3*stepfunktion3(tid13[4]) +
              ydelse13[5]*(tid13[5]-tau3)^3*stepfunktion3(tid13[5]) +
              ydelse13[6]*(tid13[6]-tau3)^3*stepfunktion3(tid13[6]) +
              ydelse13[7]*(tid13[7]-tau3)^3*stepfunktion3(tid13[7]) +
              ydelse13[8]*(tid13[8]-tau3)^3*stepfunktion3(tid13[8]) +
              ydelse13[9]*(tid13[9]-tau3)^3*stepfunktion3(tid13[9]) + 
              ydelse13[10]*(tid13[10]-tau3)^3*stepfunktion3(tid13[10]) +
              ydelse13[11]*(tid13[11]-tau3)^3*stepfunktion3(tid13[11]) +
              ydelse13[12]*(tid13[12]-tau3)^3*stepfunktion3(tid13[12]) +
              ydelse13[13]*(tid13[13]-tau3)^3*stepfunktion3(tid13[13]) +
              ydelse13[14]*(tid13[14]-tau3)^3*stepfunktion3(tid13[14]) +
              ydelse13[15]*(tid13[15]-tau3)^3*stepfunktion3(tid13[15]) +
              ydelse13[16]*(tid13[16]-tau3)^3*stepfunktion3(tid13[16]) +
              ydelse13[17]*(tid13[17]-tau3)^3*stepfunktion3(tid13[17]) +
              ydelse13[18]*(tid13[18]-tau3)^3*stepfunktion3(tid13[18]) +
              ydelse13[19]*(tid13[19]-tau3)^3*stepfunktion3(tid13[19]) + 
              ydelse13[20]*(tid13[20]-tau3)^3*stepfunktion3(tid13[20])

delta3[14] <- ydelse14[1]*(tid14[1]-tau3)^3*stepfunktion3(tid14[1]) +
              ydelse14[2]*(tid14[2]-tau3)^3*stepfunktion3(tid14[2]) +
              ydelse14[3]*(tid14[3]-tau3)^3*stepfunktion3(tid14[3]) +
              ydelse14[4]*(tid14[4]-tau3)^3*stepfunktion3(tid14[4]) +
              ydelse14[5]*(tid14[5]-tau3)^3*stepfunktion3(tid14[5]) +
              ydelse14[6]*(tid14[6]-tau3)^3*stepfunktion3(tid14[6]) +
              ydelse14[7]*(tid14[7]-tau3)^3*stepfunktion3(tid14[7]) +
              ydelse14[8]*(tid14[8]-tau3)^3*stepfunktion3(tid14[8]) +
              ydelse14[9]*(tid14[9]-tau3)^3*stepfunktion3(tid14[9]) + 
              ydelse14[10]*(tid14[10]-tau3)^3*stepfunktion3(tid14[10]) +
              ydelse14[11]*(tid14[11]-tau3)^3*stepfunktion3(tid14[11]) +
              ydelse14[12]*(tid14[12]-tau3)^3*stepfunktion3(tid14[12]) +
              ydelse14[13]*(tid14[13]-tau3)^3*stepfunktion3(tid14[13]) +
              ydelse14[14]*(tid14[14]-tau3)^3*stepfunktion3(tid14[14]) +
              ydelse14[15]*(tid14[15]-tau3)^3*stepfunktion3(tid14[15]) +
              ydelse14[16]*(tid14[16]-tau3)^3*stepfunktion3(tid14[16]) +
              ydelse14[17]*(tid14[17]-tau3)^3*stepfunktion3(tid14[17]) +
              ydelse14[18]*(tid14[18]-tau3)^3*stepfunktion3(tid14[18]) +
              ydelse14[19]*(tid14[19]-tau3)^3*stepfunktion3(tid14[19]) + 
              ydelse14[20]*(tid14[20]-tau3)^3*stepfunktion3(tid14[20]) +
              ydelse14[21]*(tid14[21]-tau3)^3*stepfunktion3(tid14[21]) +
              ydelse14[22]*(tid14[22]-tau3)^3*stepfunktion3(tid14[22]) +
              ydelse14[23]*(tid14[23]-tau3)^3*stepfunktion3(tid14[23]) +
              ydelse14[24]*(tid14[24]-tau3)^3*stepfunktion3(tid14[24]) +
              ydelse14[25]*(tid14[25]-tau3)^3*stepfunktion3(tid14[25]) +
              ydelse14[26]*(tid14[26]-tau3)^3*stepfunktion3(tid14[26]) +
              ydelse14[27]*(tid14[27]-tau3)^3*stepfunktion3(tid14[27]) +
              ydelse14[28]*(tid14[28]-tau3)^3*stepfunktion3(tid14[28]) +
              ydelse14[29]*(tid14[29]-tau3)^3*stepfunktion3(tid14[29]) +
              ydelse14[30]*(tid14[30]-tau3)^3*stepfunktion3(tid14[30]) + 
              ydelse14[31]*(tid14[31]-tau3)^3*stepfunktion3(tid14[31]) +
              ydelse14[32]*(tid14[32]-tau3)^3*stepfunktion3(tid14[32]) +
              ydelse14[33]*(tid14[33]-tau3)^3*stepfunktion3(tid14[33])
delta3
## ---- chunk 13
koeff <- matrix(1:1, nrow = M, ncol = k+2)

koeff[,1] <- beta0
koeff[,2] <- gamma0
koeff[,3] <- delta0
koeff[,4] <- delta1
koeff[,5] <- delta2
koeff[,6] <- delta3

koeff
## ---- chunk 14
koeff_forskel <- cbind(z_ny, koeff)

koeff_forskel
## ---- chunk 15
koeff_forskel_data <- data.frame(koeff_forskel)

colnames(koeff_forskel_data) <- c("VS", "beta0", "gamma0", "delta0", "delta1",
                                  "delta2", "delta3")
koeff_forskel_data
## ---- chunk 16
linear_model <- lm(VS~beta0 + gamma0 + delta0 + delta1 + delta2 + delta3, 
                   data = koeff_forskel_data)
summary(linear_model)
## ---- chunk 17
parameter <- c(-0.0636021, 0.0657957, -0.0177251, 0.0193602, -0.0020382, 0.0004594)
diskontering <- function(t){
  ifelse(t>=tau3, 1+parameter[1]*t+parameter[2]*t^2+parameter[3]*t^3+parameter[4]*(t-tau1)^3
         +parameter[5]*(t-tau2)^3+parameter[6]*(t-tau3)^3,
  ifelse(t>=tau2, 1+parameter[1]*t+parameter[2]*t^2+parameter[3]*t^3+parameter[4]*(t-tau1)^3
         +parameter[5]*(t-tau2)^3, 
  ifelse(t>=tau1, 1+parameter[1]*t+parameter[2]*t^2+parameter[3]*t^3+parameter[4]*(t-tau1)^3,
         1+parameter[1]*t+parameter[2]*t^2+parameter[3]*t^3)))
}

{curve(diskontering, xlim = c(0.01, tau4), main = "Diskonteringfaktorkurven 3. april 2020"
     , xlab="Tid til udløbsdato (år)", ylab ="Diskonteringsfaktor", col="blue")
abline(v=c(tau1, tau2, tau3, tau4), lwd=0.5, lty=2, col="grey30")
legend(0, 0.93, legend = c("McCulloch's Cubic Spline", "Knudepunker for McCulloch's Cubic Spline"), col = c("blue", "gray30"), lty=c(1,2), cex=0.8, box.lty=1, box.lwd=1, box.col="black")}
## ---- chunk 18
nulkupon <- function(t){
  diskontering(t)^(-1/t)-1
}

{curve(nulkupon, xlim=c(0.001, tau4),main = "Nulkuponrentekurven 3. april 2020",
     xlab="Tid til udløbsdato (år)", ylab ="Nulkuponrente", col="blue")
abline(v=c(tau1, tau2, tau3, tau4), lwd=0.5, lty=2, col="grey30")
legend(10, 0.06, legend = c("McCulloch's Cubic Spline", "Knudepunker for McCulloch's Cubic Spline"), col = c("blue", "gray30"), lty=c(1,2), cex=0.8, box.lty=1, box.lwd=1, box.col="black")}
## ---- chunk 19
{curve(nulkupon, xlim=c(1.2, tau4),main = "Nulkuponrentekurven 3. april 2020",
     xlab="Tid til udløbsdato (år)", ylab ="Nulkuponrente",col="blue")
abline(v=c(tau1, tau2, tau3, tau4), lwd=0.5, lty=2)
legend(10, 0.01, legend = c("McCulloch's Cubic Spline", "Knudepunker for McCulloch's Cubic Spline"), col = c("blue", "gray30"), lty=c(1,2), cex=0.8, box.lty=1, box.lwd=1, box.col="black")}
## ---- chunk 20
forward <- function(t){
  diskontering(t)/diskontering(t+1) -1
}

{curve(forward, xlim=c(tid1, tau4),main ="Forwardrentekurven 3. april 2020",
     xlab="Tid til udløbsdato (år)", ylab ="Forwardrente",col="blue")
abline(v=c(tau1, tau2, tau3, tau4), lwd=0.5, lty=2)
legend(9, -0.01, legend = c("McCulloch's Cubic Spline", "Knudepunker for McCulloch's Cubic Spline"), col = c("blue", "gray30"), lty=c(1,2), cex=0.8, box.lty=1, box.lwd=1, box.col="black")}
